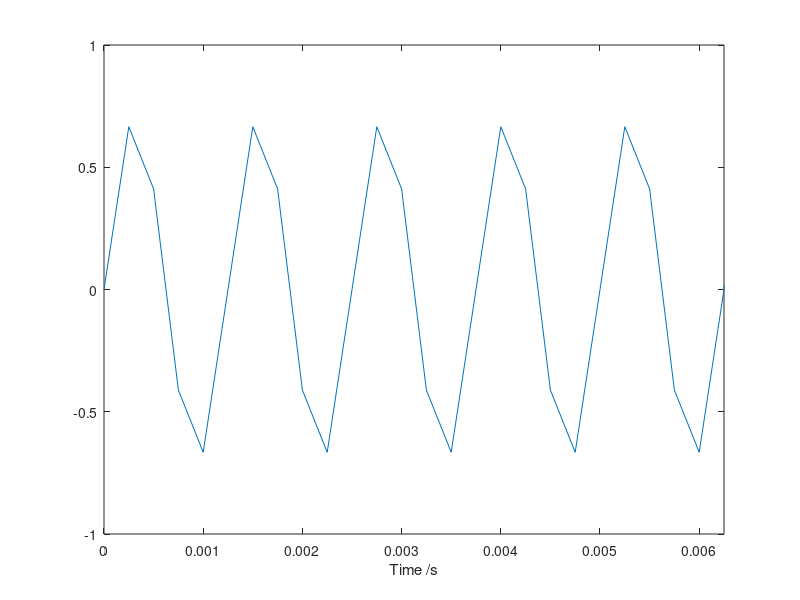

Reproduce this figure in MATLAB.
clc;clear;
close all;

%% Information
% Author : Limin Gu
% Date   : 2021/09/14
% Function : Create sin with different frequencies.
%            Test your hearing.
% !!!!Turn down the sound volume of your computer at first.!!!!


%% Input
% -------Input Signal information------
prompt1 = {'Frequency / Hz:','Time /s','Sampling Frequency'};
title1 = 'Input parameters';
dims1 = [1 35];
definput1 = {'800','2',''};

answer1 = inputdlg(prompt1,title1,dims1,definput1);

% Parameters
f = str2num(answer1{1});
Time = str2num(answer1{2});

%% Create a Signal
T = 1/f;
fs = 5*f;
dt = 1/fs;
t = 0:dt:Time;

x = 0.7*sin(2*pi*f*t);

%% Plot
figure
plot(t,x)

xlim([0,5*T])
xlabel('Time /s')

%% Play
sound(x,fs)             % Play the sound (fs > 1000 Hz)

